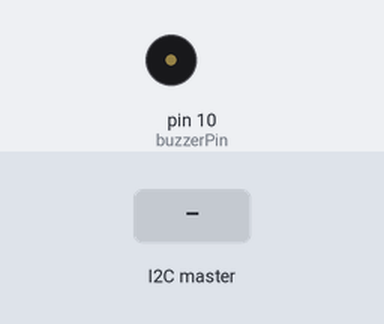
Simulated run of this sketch. Board: Arduino Uno, built with avr-gcc and run on an emulated ATmega328P. On the bench: buzzer (waves = sounding). The test bench sets the inputs (shaded band).

Above: at 1.2 s.
1.3 s: the I2C master sends the byte 1
At 1.45 s:
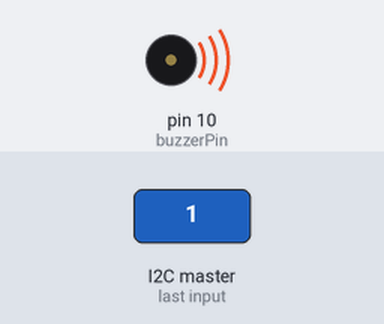
Timing chart, 0 to 4.3 s (numbered marks = the images above; inputs shaded):
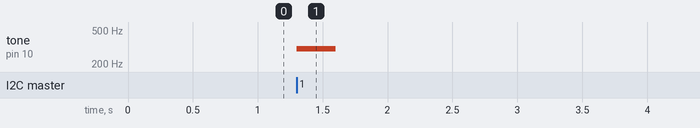

The sketch:

slave_tone_generator.ino
```cpp
// CHAMEERA K.H.D
// 220080N
// Arduino I2C Slave - Buzzer Player

#include <Wire.h>

const int buzzerPin = 10;

void setup() {
  pinMode(buzzerPin, OUTPUT);
  Wire.begin(8); // join I2C bus with address #8
  Wire.onReceive(receiveData);
}

void loop() {
  // Nothing in loop, waiting for I2C data
}

void receiveData(int byteCount) {
  while (Wire.available()) {
    int buttonIndex = Wire.read();
    playTone(buttonIndex);
  }
}

void playTone(int index) {
  int frequency = 200 + index * 100;
  tone(buzzerPin, frequency, 300); // play tone for 300 ms
}
```

Measured:
- after the input at 1.3 s, tone on pin 10 (buzzerPin): silent → 300 Hz at once, → silent 0.30 s later
